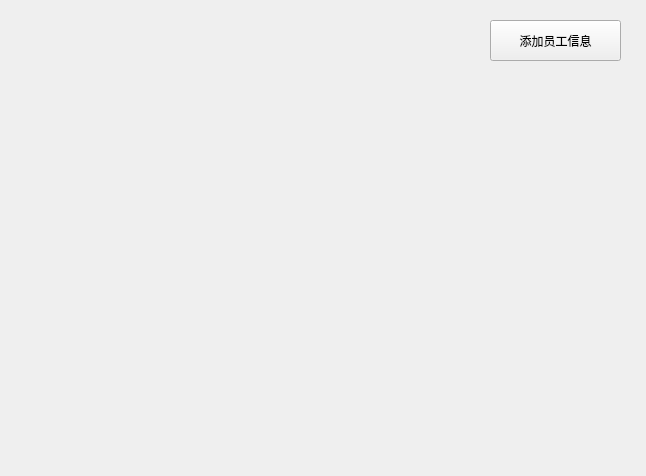
<?xml version="1.0" encoding="UTF-8"?>
<ui version="4.0">
 <class>AttendanceWin</class>
 <widget class="QMainWindow" name="AttendanceWin">
  <property name="geometry">
   <rect>
    <x>0</x>
    <y>0</y>
    <width>646</width>
    <height>476</height>
   </rect>
  </property>
  <property name="windowTitle">
   <string>AttendanceWin</string>
  </property>
  <widget class="QWidget" name="centralwidget">
   <widget class="QLabel" name="label_pic">
    <property name="geometry">
     <rect>
      <x>10</x>
      <y>10</y>
      <width>461</width>
      <height>451</height>
     </rect>
    </property>
    <property name="text">
     <string/>
    </property>
   </widget>
   <widget class="QPushButton" name="pushButton_add">
    <property name="geometry">
     <rect>
      <x>490</x>
      <y>20</y>
      <width>131</width>
      <height>41</height>
     </rect>
    </property>
    <property name="text">
     <string>添加员工信息</string>
    </property>
   </widget>
  </widget>
 </widget>
 <resources/>
 <connections/>
</ui>
